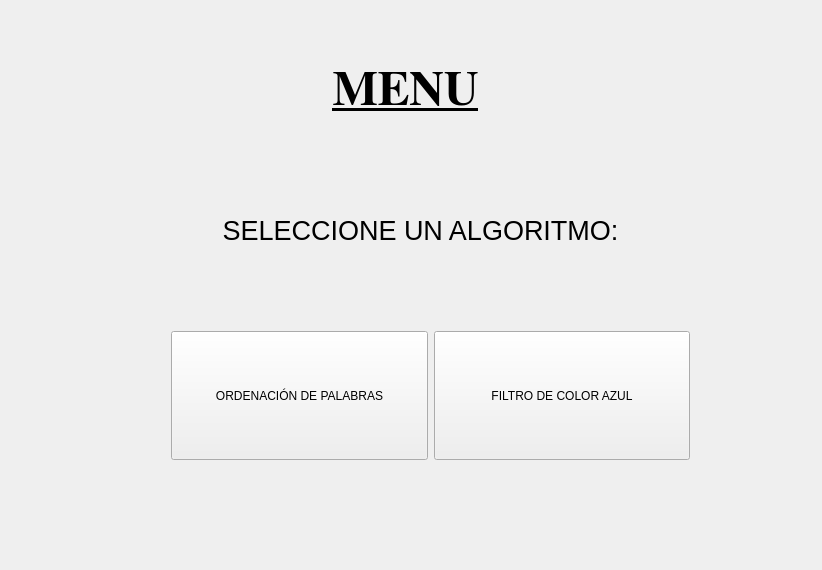
<?xml version="1.0" encoding="UTF-8"?>
<ui version="4.0">
 <class>MainWindow</class>
 <widget class="QMainWindow" name="MainWindow">
  <property name="geometry">
   <rect>
    <x>0</x>
    <y>0</y>
    <width>822</width>
    <height>570</height>
   </rect>
  </property>
  <property name="windowTitle">
   <string>MainWindow</string>
  </property>
  <widget class="QWidget" name="centralWidget">
   <widget class="QLabel" name="label">
    <property name="geometry">
     <rect>
      <x>300</x>
      <y>40</y>
      <width>211</width>
      <height>101</height>
     </rect>
    </property>
    <property name="font">
     <font>
      <family>FreeSerif</family>
      <pointsize>36</pointsize>
      <weight>75</weight>
      <bold>true</bold>
      <underline>true</underline>
     </font>
    </property>
    <property name="layoutDirection">
     <enum>Qt::RightToLeft</enum>
    </property>
    <property name="text">
     <string>MENU</string>
    </property>
    <property name="alignment">
     <set>Qt::AlignCenter</set>
    </property>
   </widget>
   <widget class="QLabel" name="label_2">
    <property name="geometry">
     <rect>
      <x>160</x>
      <y>210</y>
      <width>521</width>
      <height>41</height>
     </rect>
    </property>
    <property name="font">
     <font>
      <pointsize>20</pointsize>
     </font>
    </property>
    <property name="text">
     <string>SELECCIONE UN ALGORITMO:</string>
    </property>
    <property name="alignment">
     <set>Qt::AlignCenter</set>
    </property>
   </widget>
   <widget class="QWidget" name="horizontalLayoutWidget">
    <property name="geometry">
     <rect>
      <x>160</x>
      <y>320</y>
      <width>541</width>
      <height>151</height>
     </rect>
    </property>
    <layout class="QHBoxLayout" name="horizontalLayout">
     <item>
      <widget class="QPushButton" name="pushButton_pal">
       <property name="sizePolicy">
        <sizepolicy hsizetype="Ignored" vsizetype="Ignored">
         <horstretch>0</horstretch>
         <verstretch>0</verstretch>
        </sizepolicy>
       </property>
       <property name="text">
        <string>ORDENACIÓN DE PALABRAS</string>
       </property>
      </widget>
     </item>
     <item>
      <widget class="QPushButton" name="pushButton_img">
       <property name="sizePolicy">
        <sizepolicy hsizetype="Ignored" vsizetype="Ignored">
         <horstretch>0</horstretch>
         <verstretch>0</verstretch>
        </sizepolicy>
       </property>
       <property name="text">
        <string>FILTRO DE COLOR AZUL</string>
       </property>
      </widget>
     </item>
    </layout>
   </widget>
  </widget>
 </widget>
 <layoutdefault spacing="6" margin="11"/>
 <resources/>
 <connections/>
</ui>
